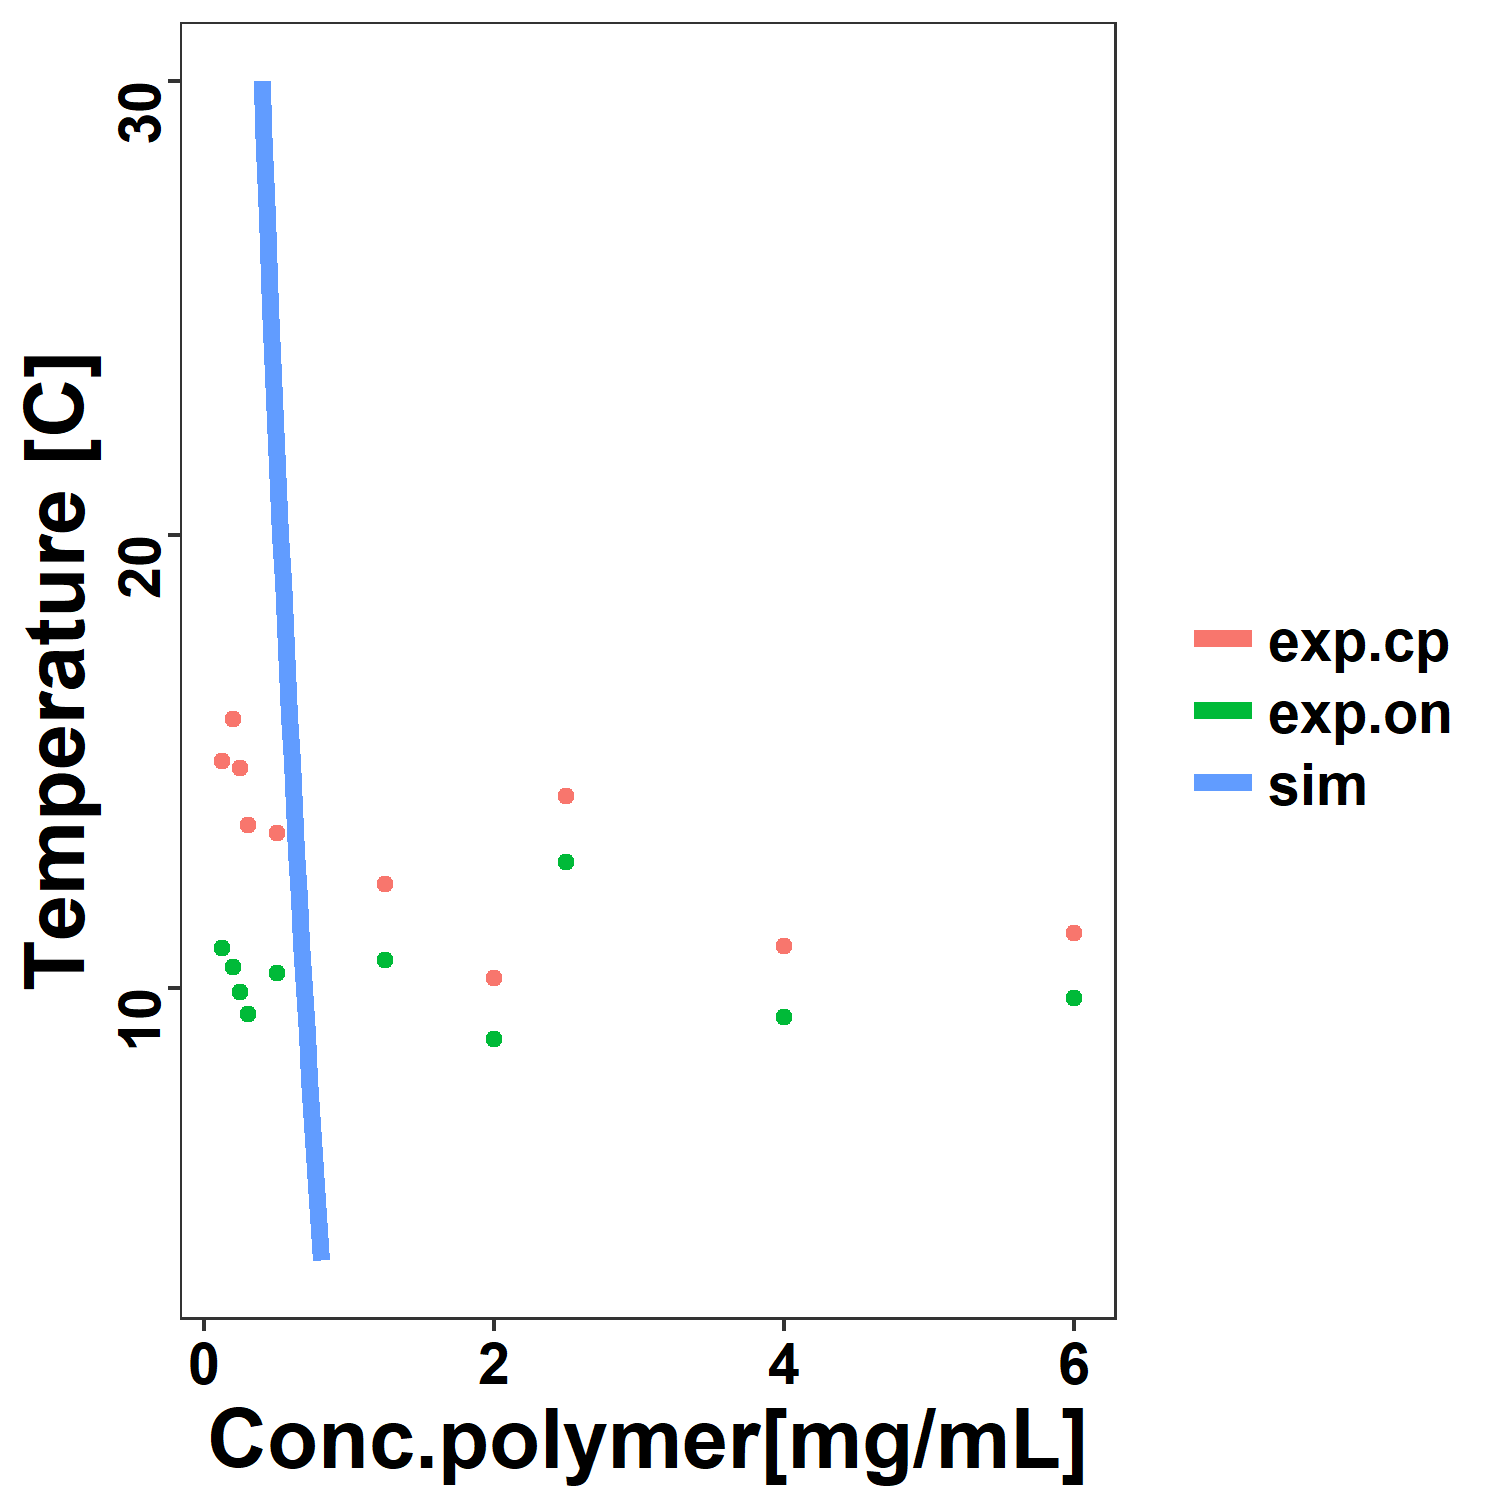

Source code (R):
rm(list = ls())
source('vomodel.R')
source('para.proteinRNA.R')

DEBUG <<- F
SAVE <<- F

k.conc.salt  <<- 0.030
k.conc.polymer  <<-  5E-6 * system.properties$MW[1] + 15E-3
# sp <- system.properties
# k.phi.salt <<- k.conc.salt * 1000 * kNa * sp$polymer.num[3] * sp$size.ratio[3] * sp$water.size ^ 3 
# k.phi.polymer <<- 

get.phase.diagram <- function(system.properties, fitting.para) {
    sampling <- list(
        tempC = seq(4, 60, 1)
    )
    p <- lapply(sampling$tempC, function(tempC) {
        if (fitting.para$condensation == T) {
            lB <- 0.7E-9  # Bjerrum length at 298K
            system.properties$sigma[2] <- system.properties$size.ratio[2]*k.water.size / lB
        }
        if (fitting.para$counterion.release == T) {
            # update Bjerrum length and the effective charge density of RNA
            lB <- ke^2 / (kEr*kkB*(tempC+273.15))
            system.properties$sigma[2] <- system.properties$size.ratio[2]*k.water.size / lB
        }
        # update critical.point.guess
        fitting.para$critical.point.guess <- as.numeric(fitting.para$c.point.temp.fun(tempC + 273))
        cat(paste0('Temp [C]: ', tempC, '\n'))
        cat(paste0('Bjerrum length [m]: ', lB, '\n'))
        cat(paste0('Sigma RNA: ', system.properties$sigma[2], '\n'))
        cat('fitting >>>\n')
        out <- get.binodal.curve(tempC, Chi = system.properties$Chi, system.properties, fitting.para, unit = 'mol')
        cat('succeeded!\n')
        return(out)
    })
    
    out <- do.call(rbind, p) %>% 
        filter(phase.separated)
    return(out) 
}
get.phase.diagram.temp.conc <- function(phase.diagram.ds, system.properties) {
    precision <- 1e-5
    
    ds <- phase.diagram.ds
    ds <- 
        as.data.frame(ds) %>% 
        mutate(conc.polymer = conc.p * system.properties$MW[1] + conc.q * system.properties$MW[2])
    
    ds2 <- lapply(unique(ds$tempC), function(tempc) {
        ds.t1 <- ds %>% filter(tempC == tempc, phase == 'dilute')
        ds.t2 <- ds %>% filter(tempC == tempc, phase == 'dense')
        ds3 <- rbind(
            data.frame(conc.salt = 0.030) %>%
                mutate(
                    conc.polymer = spline(ds.t1$conc.salt, ds.t1$conc.polymer, xout = conc.salt)$y,
                    phase = 'dilute'
                ),
            data.frame(conc.salt = 0.030) %>%
                mutate(
                    conc.polymer = spline(ds.t2$conc.salt, ds.t2$conc.polymer, xout = conc.salt)$y,
                    phase = 'dense'
                )
        ) %>%
            mutate(
                conc.salt = 0.030,
                tempC = tempc
            ) 
    })
    
    ds3 <- do.call(rbind, ds2) 
    
    ds4 <- ds3 %>% filter(conc.polymer < 20, conc.polymer > 0) %>% select(conc.polymer, tempC)
    return(ds4)
    
}
get.phase.diagram.temp.nacl <- function(phase.diagram.ds, system.properties, nacl.range = NULL) {
    precision <- 1e-5
    
    ds <- phase.diagram.ds
    ds <- 
        as.data.frame(ds) %>% 
        mutate(conc.polymer = conc.p * system.properties$MW[1] + conc.q * system.properties$MW[2])
    
    ds2 <- lapply(unique(ds$tempC), function(tempc) {
        ds.t1 <- ds %>% filter(tempC == tempc, phase == 'dilute') 
        
        if (min(ds.t1$conc.salt) > k.conc.salt) return()
        
        # if (DEBUG){
        #     plot(ds.t1$conc.polymer, ds.t1$conc.salt)
        #     readline('>>>')
        # }
        ds3 <- rbind(
            data.frame(conc.polymer = k.conc.polymer) %>%
                mutate(
                    conc.salt = spline(ds.t1$conc.polymer, ds.t1$conc.salt, xout = conc.polymer)$y,
                    phase = 'dilute'
                )
        ) %>%
            mutate(
                conc.polymer = k.conc.polymer,
                tempC = tempc
            ) 
    })
    
    ds3 <- do.call(rbind, ds2) 
    
    ds4 <- ds3 %>% filter(conc.polymer < 20, conc.polymer > 0) %>% select(conc.salt, tempC)
    return(ds4)
    
}

get.phase.diagram.exp <- function(dataset.file = 'dataset.csv') {
    dataset.file <- '~/Box/anywhere/dataset.csv'
    dataset <- read.csv(dataset.file) %>% 
        mutate(conc.polymer = protein * 1E-6 * system.properties$MW[1] + rna * 1E-3) %>% 
        mutate(conc.salt = nacl * 1E-3) %>% 
        mutate(tempC.cp = cloudpoint,
               tempC.on = onset) %>% 
        select(conc.polymer, conc.salt, tempC.cp, tempC.on)
    return(dataset)
        
}

get.base.chi.fun <- function(Chi.vec, pd.exp, system.properties, fitting.para) {
    # Chi.vec = c(chi.pp, chi.pq, chi.pw, chi.qw)
    chi.pp <- Chi.vec[1]
    chi.pq <- Chi.vec[2]
    chi.pw <- Chi.vec[3]
    chi.qw <- Chi.vec[4]
    system.properties$Chi <- matrix(c(
        chi.pp,    chi.pq,    0, 0, chi.pw,
        chi.pq,    0,         0, 0, chi.qw,
        0,         0,         0, 0,      0,
        0,         0,         0, 0,      0,
        chi.pw,    chi.qw,    0, 0,      0
    ))
    pd.sim <- get.phase.diagram(system.properties, fitting.para)
    pd.sim.con <- get.phase.diagram.temp.conc(pd.sim, system.properties)
    pd.sim.nacl <- get.phase.diagram.temp.nacl(pd.sim, system.properties)
    rmse.conc <- rmserr(pd.exp$tempC.cp, spline(pd.sim.con$conc.polymer, pd.sim.con$tempC, xout = pd.exp$conc.polymer)$y)$rmse
    rmse.conc.2 <- rmserr(pd.exp$tempC.on, spline(pd.sim.con$conc.polymer, pd.sim.con$tempC, xout = pd.exp$conc.polymer)$y)$rmse
    rmse.nacl <- rmserr(pd.exp$tempC.cp, spline(pd.sim.con$conc.salt, pd.sim.con$tempC, xout = pd.exp$conc.salt)$y)$rmse
    rmse.nacl.2 <- rmserr(pd.exp$tempC.on, spline(pd.sim.con$conc.salt, pd.sim.con$tempC, xout = pd.exp$conc.salt)$y)$rmse
    
    return(c(rmse.conc, rmse.conc.2, rmse.nacl, rmse.nacl.2))
}




system.properties$Chi = matrix(c(
    0.0, -0.08, 0, 0, 0.01,
    -0.08, 0.0, 0, 0, 0.001,
    0, 0, 0, 0, 0,
    0, 0, 0, 0, 0,
    0.01, 0.001, 0, 0, 0
), 5, 5)

phase.diagram.exp <- get.phase.diagram.exp()
ds <- get.phase.diagram(system.properties, fitting.para)
ds2 <- get.phase.diagram.temp.conc(ds, system.properties)
ds3 <- get.phase.diagram.temp.nacl(ds, system.properties)


g <- ggplot(ds %>% filter(conc.salt < 0.1), aes(x = conc.p, y = conc.salt, group = tempC)) +
    geom_point(aes(col = tempC))
g2 <- ggplot(ds2, aes(x = conc.polymer, y = tempC)) + geom_point(aes(col = 'sim')) +
    geom_point(data = phase.diagram.exp %>% filter(conc.salt == 0.03), aes(x = conc.polymer, y = tempC.cp, col = 'exp.cp')) +
    geom_point(data = phase.diagram.exp %>% filter(conc.salt == 0.03), aes(x = conc.polymer, y = tempC.on, col = 'exp.on')) +
    labs(x = 'Conc.polymer[mg/mL]', 
         y = 'Temperature [C]', 
         col = '')
g3 <- ggplot(ds3, aes(x = conc.salt, y = tempC)) + geom_point(aes(col = 'sim')) +
    geom_point(data = phase.diagram.exp %>% filter(abs(conc.polymer - 0.125) < 1e-3), aes(x = conc.salt, y = tempC.cp, col = 'exp.cp')) +
    geom_point(data = phase.diagram.exp %>% filter(abs(conc.polymer - 0.125) < 1e-3), aes(x = conc.salt, y = tempC.on, col = 'exp.on')) +
    labs(x = 'NaCl [M]', 
         y = 'Temperature [C]', 
         col = '')
print(ds2)
print(g)
print(g2)
print(g3)

if(SAVE) {
    g2 <- theme.background.1(g2)
    g2 <- theme.title.text.2(g2)
    ggsave( 'get.phase.diagram.temp.conc.png', g2, width = 5, height = 5)
    g3 <- theme.background.1(g3)
    g3 <- theme.title.text.2(g3)
    ggsave( 'get.phase.diagram.temp.nacl.png', g3, width = 5, height = 5)
}